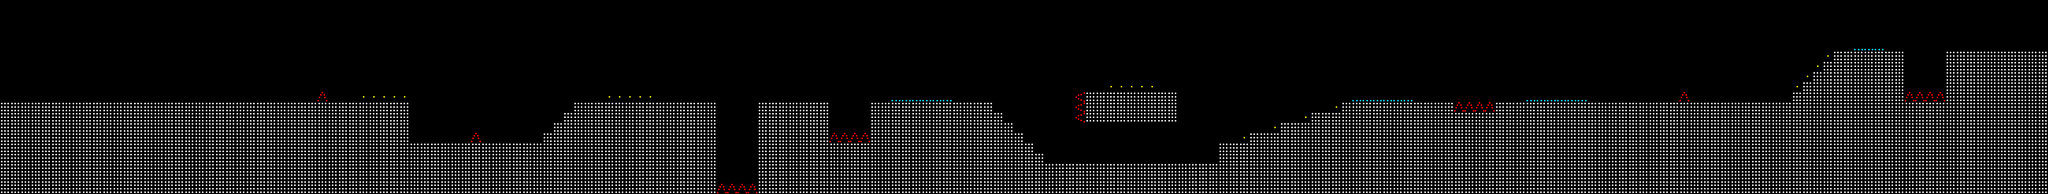

The image is a tile-based game level rendered from a .tmx file. Its description and source (layers, tilesets, objects; grid data summarised) follow:
An orthogonal 200x19 tile map with 32x32 px tiles, 2 tile layers (Main, Object).

<map version="1.0" orientation="orthogonal" renderorder="left-down" width="200" height="19" tilewidth="32" tileheight="32">
 <tileset firstgid="1" name="tileset" tilewidth="32" tileheight="32">
  <image tid="0" source="tileset.png" width="96" height="224" />
 </tileset>
 <layer name="Main" width="200" height="19">
  <data>[3800 cells, 1661 non-empty, 1 distinct tile ids]</data>
 </layer>
 <layer name="Object" width="200" height="19">
  <data>[3800 cells, 66 non-empty, 4 distinct tile ids]</data>
 </layer>
</map>
